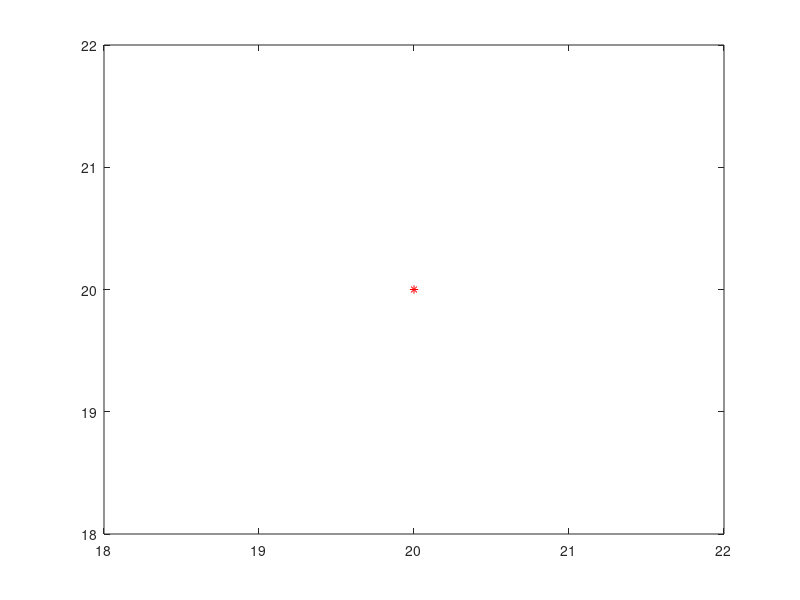
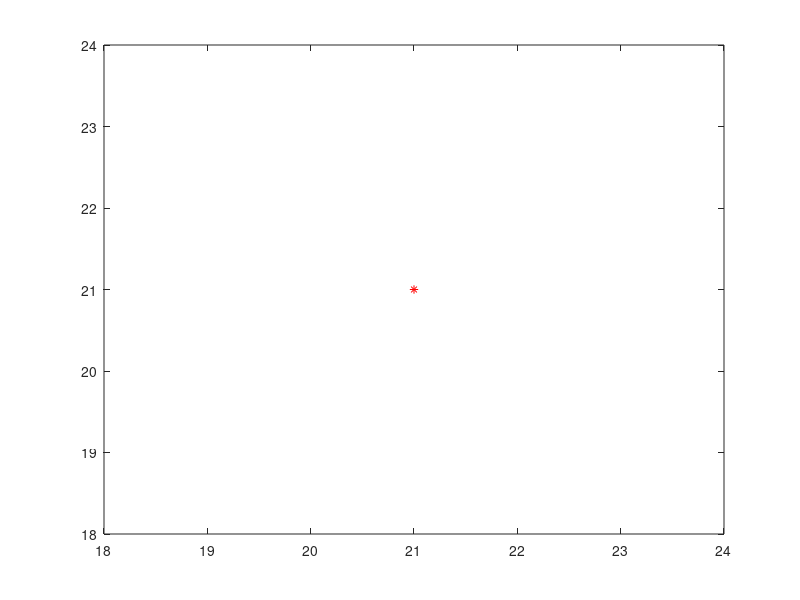
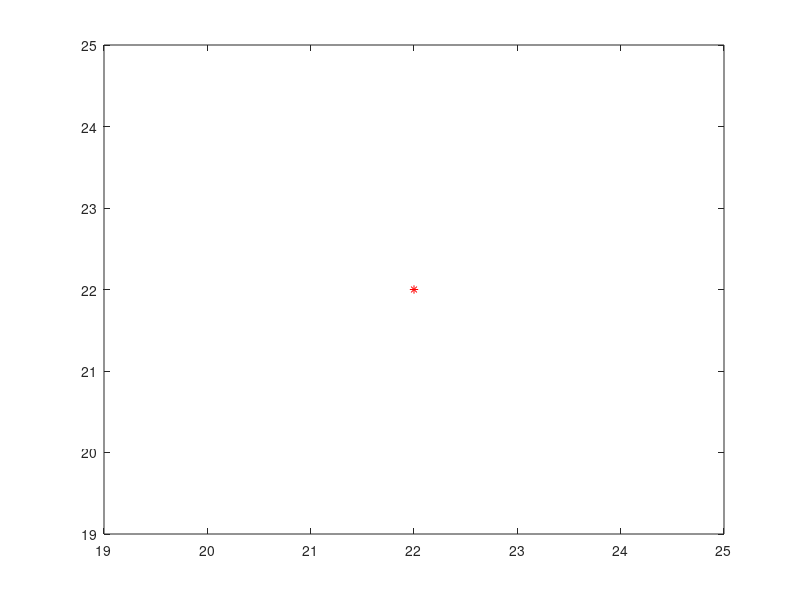
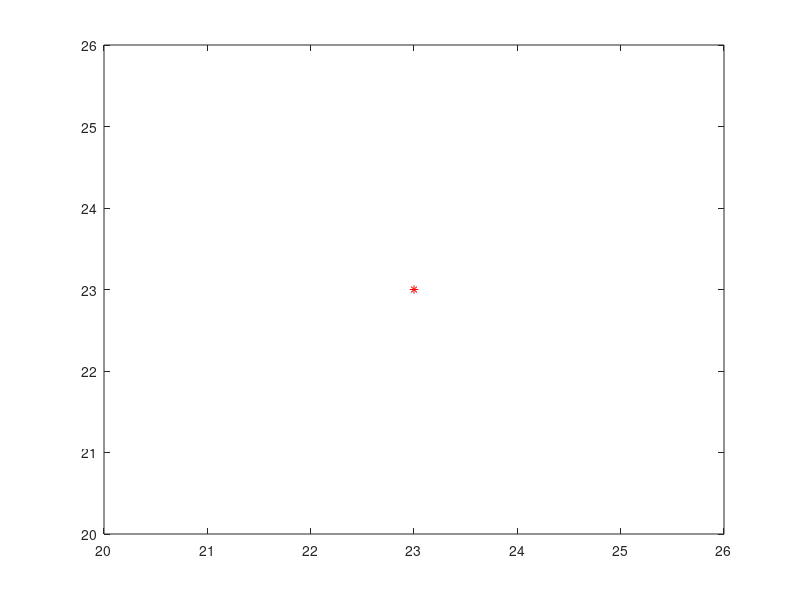

Write MATLAB code to recreate these figures, in order.
counter = 0;
a = 20:25;
b= 20:25;
for i =1:5
    plot(a(i),b(i),'r*')

saveas(gcf,strcat('case2_',num2str(counter),'.png'));
end